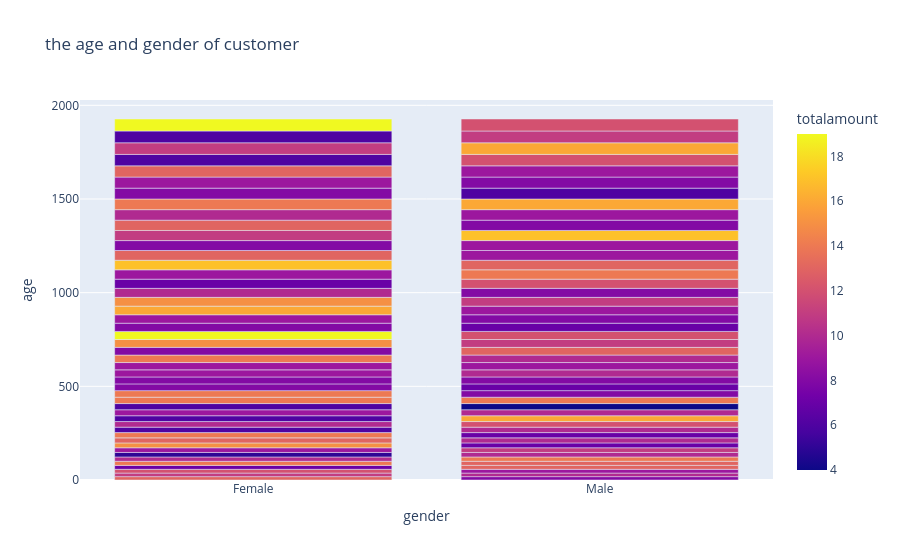

Write notebook code for a chart like this one.
### Code cell
fig.show()

### Figure 1 — Plotly figure (JSON) as saved in the notebook; plotly's stock layout.template omitted (floating-point values rounded to 4 significant figures)
{"data": [{"alignmentgroup": "True", "hovertemplate": "gender=%{x}<br>age=%{y}<br>totalamount=%{marker.color}<extra></extra>", "legendgroup": "", "marker": {"color": [13, 11, 12, 7, 14, 10, 5, 9, 15, 13, 14, 6, 10, 6, 9, 6, 14, 14, 8, 8, 9, 9, 14, 8, 15, 19, 8, 9, 16, 15, 10, 7, 9, 17, 13, 8, 11, 13, 10, 14, 8, 9, 13, 6, 11, 6, 19, 8, 10, 9, 13, 13, 14, 10, 11, 7, 10, 7, 10, 12, 16, 10, 4, 14, 8, 7, 8, 10, 9, 10, 13, 11, 12, 7, 8, 9, 11, 8, 12, 14, 13, 9, 9, 17, 8, 9, 16, 6, 8, 9, 12, 16, 11, 12], "coloraxis": "coloraxis", "pattern": {"shape": ""}}, "name": "", "offsetgroup": "", "orientation": "v", "showlegend": false, "textposition": "auto", "type": "bar", "x": ["Female", "Female", "Female", "Female", "Female", "Female", "Female", "Female", "Female", "Female", "Female", "Female", "Female", "Female", "Female", "Female", "Female", "Female", "Female", "Female", "Female", "Female", "Female", "Female", "Female", "Female", "Female", "Female", "Female", "Female", "Female", "Female", "Female", "Female", "Female", "Female", "Female", "Female", "Female", "Female", "Female", "Female", "Female", "Female", "Female", "Female", "Female", "Male", "Male", "Male", "Male", "Male", "Male", "Male", "Male", "Male", "Male", "Male", "Male", "Male", "Male", "Male", "Male", "Male", "Male", "Male", "Male", "Male", "Male", "Male", "Male", "Male", "Male", "Male", "Male", "Male", "Male", "Male", "Male", "Male", "Male", "Male", "Male", "Male", "Male", "Male", "Male", "Male", "Male", "Male", "Male", "Male", "Male", "Male"], "xaxis": "x", "y": [18, 19, 20, 21, 22, 23, 24, 25, 26, 27, 28, 29, 30, 31, 32, 33, 34, 35, 36, 37, 38, 39, 40, 41, 42, 43, 44, 45, 46, 47, 48, 49, 50, 51, 52, 53, 54, 55, 56, 57, 58, 59, 60, 61, 62, 63, 64, 18, 19, 20, 21, 22, 23, 24, 25, 26, 27, 28, 29, 30, 31, 32, 33, 34, 35, 36, 37, 38, 39, 40, 41, 42, 43, 44, 45, 46, 47, 48, 49, 50, 51, 52, 53, 54, 55, 56, 57, 58, 59, 60, 61, 62, 63, 64], "yaxis": "y"}], "layout": {"barmode": "relative", "coloraxis": {"colorbar": {"title": {"text": "totalamount"}}, "colorscale": [[0, "#0d0887"], [0.1111, "#46039f"], [0.2222, "#7201a8"], [0.3333, "#9c179e"], [0.4444, "#bd3786"], [0.5556, "#d8576b"], [0.6667, "#ed7953"], [0.7778, "#fb9f3a"], [0.8889, "#fdca26"], [1, "#f0f921"]]}, "legend": {"tracegroupgap": 0}, "title": {"text": "the age and gender of customer"}, "xaxis": {"anchor": "y", "domain": [0, 1], "title": {"text": "gender"}}, "yaxis": {"anchor": "x", "domain": [0, 1], "title": {"text": "age"}}}}
